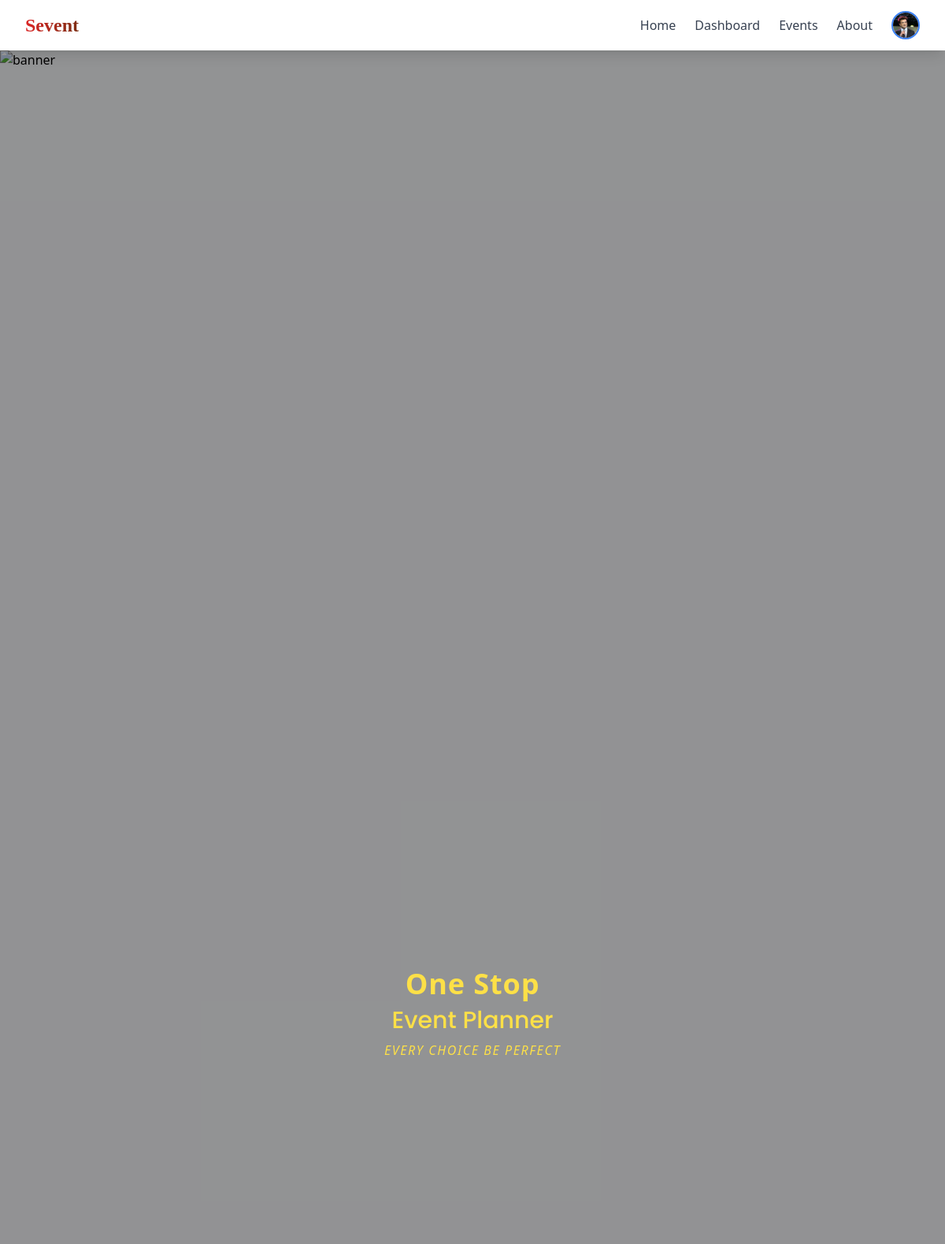
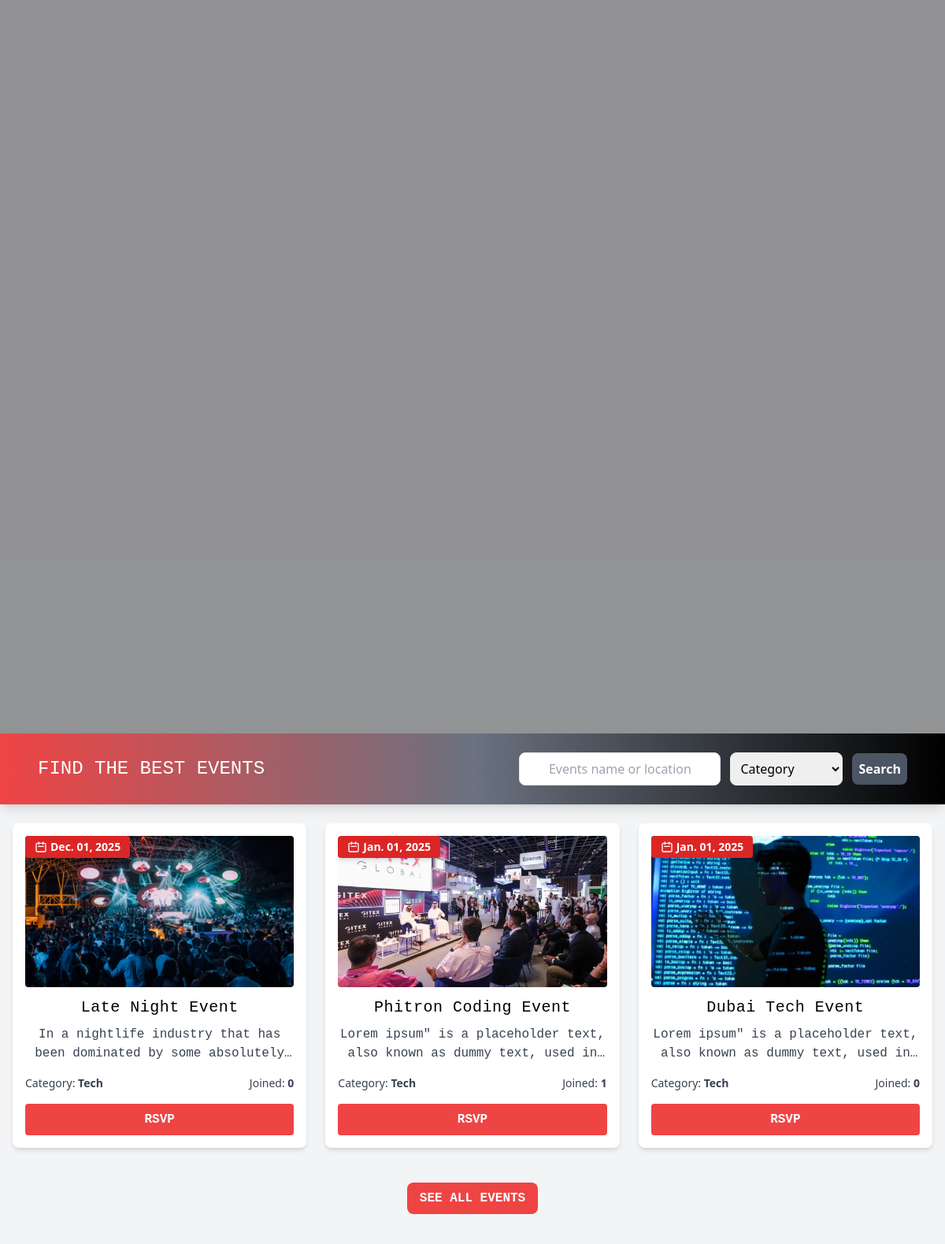
Screenshot of / (signed in, upper part) with the database file from the repository (2 pictures, top to bottom).
### tasks/models.py (models this page shows, shortened)
class Event(models.Model):
    name = models.CharField(max_length=200)
    description = models.TextField(blank=True, null=True)
    date = models.DateField(db_index=True)
    time = models.TimeField(auto_now=True)
    location = models.CharField(max_length=250)
    email = models.EmailField(unique=True, blank=True, null=True)
    status = models.CharField(max_length=30, choices= [
        ('UPCOMING', 'upcoming'),
        ('COMPLETED', 'Completed')
    ], default='UPCOMING', db_index=True)
    asset = models.ImageField(upload_to='event_asset', blank=True, null=True)
    participants = models.ManyToManyField(
        settings.AUTH_USER_MODEL,
        related_name="rsvp_event",
        blank=True
        )
    category = models.ForeignKey(
        Category,
        on_delete= models.CASCADE,
        default=1,
        db_index=True
        )

class Category(models.Model):
    name = models.CharField(max_length=200)
    description = models.TextField(blank=True, null=True)

### tasks/views.py (the view)
# urls.py: path('', Home.as_view(), name='home'),
class Home(ListView):
    model = Event
    template_name = 'home.html'
    context_object_name = 'all_event'
    def get_queryset(self):
        search_q = self.request.GET.get('search', '').strip()
        category = self.request.GET.get('category', '')
        all_event = Event.objects.all()
        if search_q:
            all_event = all_event.filter(
                Q(name__icontains = search_q) | Q(location__icontains=search_q)
            )
        if category:
            all_event = all_event.filter(category__name=category)
        return all_event.annotate(join_count = Count('participants'))
    def get_context_data(self, **kwargs):
        context =  super().get_context_data(**kwargs)
        context['cat'] = Category.objects.all()
        context['speakers'] = Speaker.objects.all()
        return context

### users/context_processors.py (called while the page is built)
def profile_image(request):
    print("Profile image context processor called")
    if request.user.is_authenticated:
        print(f"User is authenticated: {request.user}")
        if request.user.profile_image:
            print(f"Profile image URL: {request.user.profile_image.url}")
            return {'profile_image': request.user.profile_image.url}
        else:
            print("Profile image field is empty")
    else:
        print("User is not authenticated")
    return {'profile_image': None}

### users/models.py (called while the page is built)
    def __str__(self):
        return self.username

### tasks/templates/home.html (shortened to what this page needs)
{% extends "base.html" %}
{% block content %}
<main class="overflow-x-hidden bg-gray-100">
	<div class="relative w-full h-[60vh] md:h-[60vh] overflow-hidden">
		<img
			class="w-full h-full object-cover"
			src="https://i.ibb.co.com/kgMRsmnN/travelling-Banner-Landscape.png"
			alt="banner"
		/>
		<div
			class="absolute inset-0 bg-black/40 flex flex-col items-center justify-center text-center text-yellow-300 space-y-2 px-4"
		>
			<p class="text-2xl md:text-4xl font-semibold tracking-wide">One Stop</p>
			<p class="text-xl md:text-3xl font-medium font-poppins">Event Planner</p>
			<p class="text-sm md:text-base italic font-light tracking-widest">
				EVERY CHOICE BE PERFECT
			</p>
		</div>
	</div>
	<div
		class="w-full bg-gradient-to-r from-red-500 via-gray-500 to-black py-6 px-6 md:px-12 shadow-lg"
	>
		<div
			class="w-full flex flex-col md:flex-row items-center justify-between max-w-full mx-auto"
		>
			<h2 class="text-white text-2xl font-mono text-center md:text-left mb-4 md:mb-0">
				FIND THE BEST EVENTS
			</h2>
			<form
				action="{% url 'home' %}"
				method="GET"
				class="flex flex-col md:flex-row items-center gap-3"
			>
				<input
					type="text"
					name="search"
					placeholder="Events name or location"
					class="w-64 border p-2 rounded-lg text-center"
				/>
				<select
					name="category"
					class="border p-2 rounded-lg"
				>
					<option value="">Category</option>
				</select>
				<button
					type="submit"
					class="bg-gray-600 p-2 rounded-lg text-white hover:bg-gradient-to-r hover:from-red-500 to-gray-500 font-semibold"
				>
					Search
				</button>
			</form>
		</div>
	</div>
	<div
		class="grid grid-cols-1 sm:grid-cols-2 lg:grid-cols-3 gap-6 px-4 py-6 w-full max-w-full mx-auto"
	>
		{% if all_event %} {% for ev in all_event %}
		<div class="bg-white rounded-lg shadow-md p-4 flex flex-col justify-between group">
			<a href="{% url 'event_details_view' id=ev.id %}">
				<div class="h-48 overflow-hidden rounded relative">
					<div
						class="absolute top-0 left-0 bg-red-600 text-white text-sm font-semibold px-3 py-1 rounded flex items-center gap-1 shadow-md z-10"
					>
						<svg
							xmlns="http://www.w3.org/2000/svg"
							class="h-4 w-4"
							fill="none"
							viewBox="0 0 24 24"
							stroke="currentColor"
						>
							<path
								stroke-linecap="round"
								stroke-linejoin="round"
								stroke-width="2"
								d="M8 7V3m8 4V3m-9 8h10M5 21h14a2 2 0 002-2V7a2 2 0 00-2-2H5a2 2 0 00-2 2v12a2 2 0 002 2z"
							/>
						</svg>
						{{ ev.date|date:"M. d, Y" }}
					</div>
					{% if ev.asset %}
					<img
						src="{{ ev.asset.url | default:'http://127.0.0.1:8000/media/event_asset/Untitled-desig.png'}}"
						class="object-cover w-full h-full transition-transform duration-500 ease-in-out group-hover:scale-105 z-0"
						alt="Event"
					/>
					{% else %}
					<img
						src="https://i.ibb.co/1Y4Qddqj/photo-1516450360452-9312f5e86fc7.jpg"
						class="object-cover w-full h-full"
						alt="Event"
					/>
					{% endif %}
				</div>
				<h2
					class="text-xl mt-3 text-center group-hover:text-red-500 font-mono font-light tracking-wide"
				>
					{{ ev.name }}
				</h2>
				<p class="text-gray-700 mt-2 font-mono text-center line-clamp-2">
					{{ ev.description }}
				</p>
			</a>
			<div class="flex justify-between items-center mt-4 text-sm text-gray-700 font-sans">
				<span>Category: <strong>{{ ev.category.name }}</strong></span>
				<span>Joined: <strong>{{ ev.participants.count }}</strong></span>
			</div>
			<form
				method="POST"
				action="{% url 'rsvp_event' ev.id %}"
				class="mt-4"
			>
				<button
					class="bg-red-500 text-white w-full font-mono font-bold rounded py-2 hover:bg-gray-600 transition duration-300"
				>
					RSVP
				</button>
			</form>
		</div>
		{% endfor %} {% else %}
		<p class="text-center text-gray-700 font-bold text-2xl">No Events Found.</p>
		{% endif %}
	</div>
	<div class="flex justify-center p-5">
		<button
			class="px-4 h-10 rounded-lg font-bold bg-red-500 text-white hover:bg-gray-500 font-mono"
		>
			SEE ALL EVENTS
		</button>
	</div>
	<div
		class="grid grid-cols-1 md:grid-cols-2 lg:grid-cols-4 gap-5 p-5 w-full max-w-screen-full mx-auto"
	>
	</div>
</main>
{% endblock content %}

### rows the page displays
Event: date "Dec. 01, 2025", asset (picture), name "Late Night Event", description "In a nightlife industry that has been dominated by some…", category.name "Tech", participants.count "0"
Event: date "Jan. 01, 2025", asset (picture), name "Phitron Coding Event", description "Lorem ipsum\" is a placeholder text, also known as dummy text, used…", category.name "Tech", participants.count "1"
Event: date "Jan. 01, 2025", asset (picture), name "Dubai Tech Event", description "Lorem ipsum\" is a placeholder text, also known as dummy text, used…", category.name "Tech", participants.count "0"
